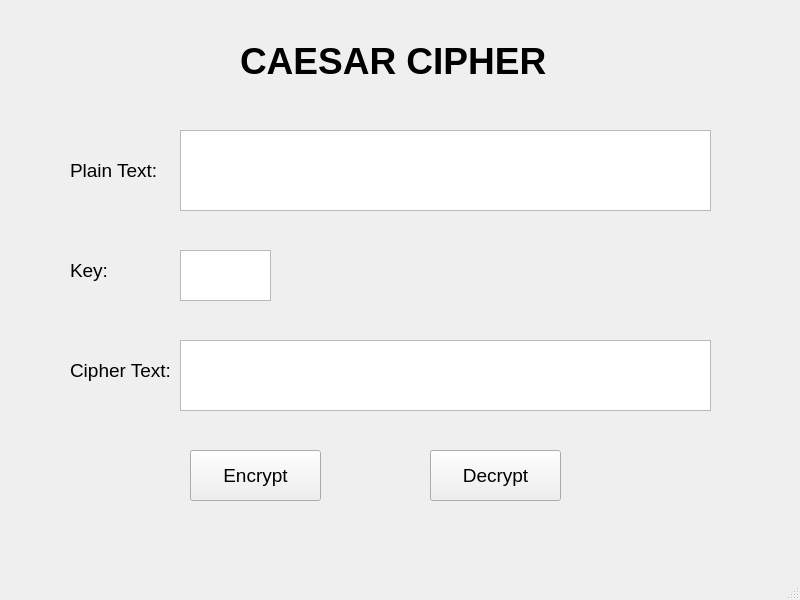
<?xml version="1.0" encoding="UTF-8"?>
<ui version="4.0">
 <class>MainWindow</class>
 <widget class="QMainWindow" name="MainWindow">
  <property name="geometry">
   <rect>
    <x>0</x>
    <y>0</y>
    <width>800</width>
    <height>600</height>
   </rect>
  </property>
  <property name="windowTitle">
   <string>MainWindow</string>
  </property>
  <widget class="QWidget" name="centralwidget">
   <widget class="QLabel" name="label">
    <property name="geometry">
     <rect>
      <x>240</x>
      <y>30</y>
      <width>331</width>
      <height>61</height>
     </rect>
    </property>
    <property name="font">
     <font>
      <pointsize>28</pointsize>
      <weight>75</weight>
      <bold>true</bold>
     </font>
    </property>
    <property name="text">
     <string>CAESAR CIPHER</string>
    </property>
   </widget>
   <widget class="QLabel" name="label_2">
    <property name="geometry">
     <rect>
      <x>70</x>
      <y>150</y>
      <width>91</width>
      <height>41</height>
     </rect>
    </property>
    <property name="font">
     <font>
      <pointsize>14</pointsize>
     </font>
    </property>
    <property name="text">
     <string>Plain Text:</string>
    </property>
   </widget>
   <widget class="QLabel" name="label_3">
    <property name="geometry">
     <rect>
      <x>70</x>
      <y>250</y>
      <width>81</width>
      <height>41</height>
     </rect>
    </property>
    <property name="font">
     <font>
      <pointsize>14</pointsize>
     </font>
    </property>
    <property name="text">
     <string>Key:</string>
    </property>
   </widget>
   <widget class="QLabel" name="label_4">
    <property name="geometry">
     <rect>
      <x>70</x>
      <y>350</y>
      <width>111</width>
      <height>41</height>
     </rect>
    </property>
    <property name="font">
     <font>
      <pointsize>14</pointsize>
     </font>
    </property>
    <property name="text">
     <string>Cipher Text:</string>
    </property>
   </widget>
   <widget class="QTextEdit" name="txt_plaintext">
    <property name="geometry">
     <rect>
      <x>180</x>
      <y>130</y>
      <width>531</width>
      <height>81</height>
     </rect>
    </property>
   </widget>
   <widget class="QTextEdit" name="txt_key">
    <property name="geometry">
     <rect>
      <x>180</x>
      <y>250</y>
      <width>91</width>
      <height>51</height>
     </rect>
    </property>
   </widget>
   <widget class="QTextEdit" name="txt_ciphertext">
    <property name="geometry">
     <rect>
      <x>180</x>
      <y>340</y>
      <width>531</width>
      <height>71</height>
     </rect>
    </property>
   </widget>
   <widget class="QToolButton" name="btn_encrypt">
    <property name="geometry">
     <rect>
      <x>190</x>
      <y>450</y>
      <width>131</width>
      <height>51</height>
     </rect>
    </property>
    <property name="font">
     <font>
      <pointsize>14</pointsize>
     </font>
    </property>
    <property name="text">
     <string>Encrypt</string>
    </property>
   </widget>
   <widget class="QToolButton" name="btn_decrypt">
    <property name="geometry">
     <rect>
      <x>430</x>
      <y>450</y>
      <width>131</width>
      <height>51</height>
     </rect>
    </property>
    <property name="font">
     <font>
      <pointsize>14</pointsize>
     </font>
    </property>
    <property name="text">
     <string>Decrypt</string>
    </property>
   </widget>
  </widget>
  <widget class="QMenuBar" name="menubar">
   <property name="geometry">
    <rect>
     <x>0</x>
     <y>0</y>
     <width>800</width>
     <height>21</height>
    </rect>
   </property>
  </widget>
  <widget class="QStatusBar" name="statusbar"/>
 </widget>
 <resources/>
 <connections/>
</ui>
